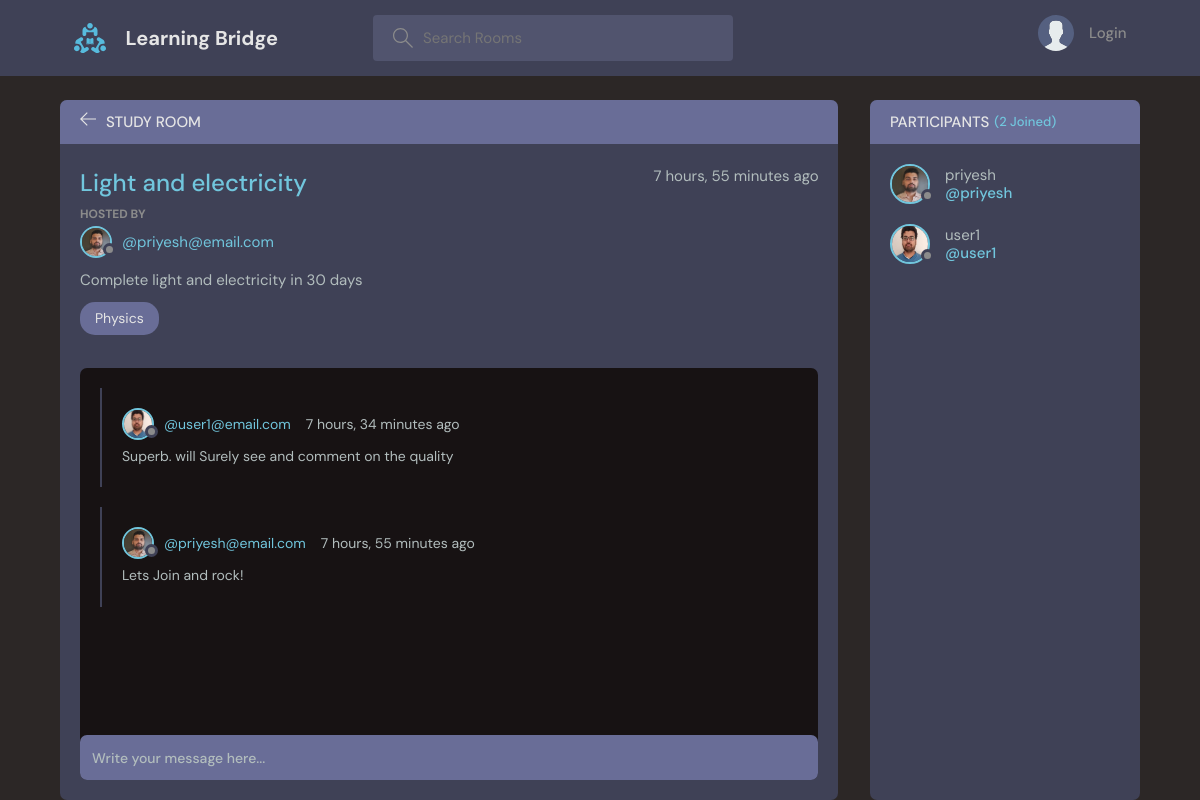
The page /room/1/ on the database its author committed.
### base/models.py (models this page shows, shortened)
class Room(models.Model):
    host =  models.ForeignKey(User, on_delete = models.SET_NULL, null=True)
    topic = models.ForeignKey(Topic,on_delete = models.SET_NULL, null=True)
    name = models.CharField(max_length =200)
    description = models.TextField(null =True, blank=True)
    participants = models.ManyToManyField(User, related_name='participants', blank=True)
    updated=models.DateTimeField(auto_now= True)
    created = models.DateTimeField(auto_now_add=True)
    class Meta:
        ordering = [ '-updated', '-created']

class User(AbstractUser):
    name = models.CharField(max_length=200, null = True)
    email = models.EmailField(unique=True, null= True)
    bio = models.TextField(null = True)
    avatar = models.ImageField(null = True, default = "avatar.svg")
    USERNAME_FIELD = "email"
    REQUIRED_FIELDS = []

class Topic(models.Model):
    name= models.CharField(max_length=200)
    def __str__(self):
        return self.name

class Message(models.Model):
    user = models.ForeignKey(User, on_delete = models.CASCADE)
    room=models.ForeignKey(Room, on_delete= models.CASCADE)
    body = models.TextField()
    updated=models.DateTimeField(auto_now= True)
    created = models.DateTimeField(auto_now_add=True)
    class Meta:
        ordering = [ '-updated', '-created']

### base/views.py (the view, shortened to what this page needs)
# urls.py: path("room/<str:pk>/", views.room, name="room"),
def room(request,pk):
    room = Room.objects.get(id=pk)
    room_messages = room.message_set.all().order_by('-created')
    participants = room.participants.all()
    context = {'room': room, 'room_messages': room_messages, 'participants':participants}
    return render(request, 'base/room.html', context)

### base/templates/base/room.html (shortened to what this page needs)
{% extends 'main.html' %}
{% block content %}
    <main class="profile-page layout layout--2">
      <div class="container">
        <div class="room">
          <div class="room__top">
            <div class="room__topLeft">
              <a href="{% url 'home' %}" title="home page">
                <svg version="1.1" xmlns="http://www.w3.org/2000/svg" width="32" height="32" viewBox="0 0 32 32">
                  <title>arrow-left</title>
                  <path
                    d="M13.723 2.286l-13.723 13.714 13.719 13.714 1.616-1.611-10.96-10.96h27.625v-2.286h-27.625l10.965-10.965-1.616-1.607z"
                  ></path>
                </svg>
              </a>
              <h3>Study Room</h3>
            </div>
          </div>
          <div class="room__box scroll">
            <div class="room__header scroll">
              <div class="room__info">
                <h3>{{room.name}}</h3>
                <span>{{room.created|timesince}} ago</span>
              </div>
              <div class="room__hosted">
                <p>Hosted By</p>
                <a href="{% url 'user-profile' room.host.id %}" class="room__author">
                  <div class="avatar avatar--small">
                    <img src="{{room.host.avatar.url}}" alt="profile"/>
                  </div>
                  <span>@{{room.host}}</span>
                </a>
              </div>
              <div class="room__details">
                {{room.description}}
              </div>
              <span class="room__topics">{{room.topic}}</span>
            </div>
            <div class="room__conversation">
              <div class="threads scroll">
                {% for message in room_messages %}
                <div class="thread">
                  <div class="thread__top">
                    <div class="thread__author">
                      <a href="{% url 'user-profile' message.user.id %}" class="thread__authorInfo">
                        <div class="avatar avatar--small">
                          <img src="{{message.user.avatar.url}}" alt="profile"/>
                        </div>
                        <span>@{{message.user}}</span>
                      </a>
                      <span class="thread__date">{{message.created|timesince}} ago</span>
                    </div>
                  </div>
                  <div class="thread__details">
                    {{message.body}}
                  </div>
                </div>
                {% endfor %}
              </div>
            </div>
          </div>
          <div class="room__message">
            <form action="" method="POST">
              <input name="body" placeholder="Write your message here..." />
            </form>
          </div>
        </div>
        <div class="participants">
          <h3 class="participants__top">Participants <span>({{participants.count}} Joined)</span></h3>
          <div class="participants__list scroll">
            {% for participant in participants %}
            <a href="{% url 'user-profile' participant.id %}" class="participant">
              <div class="avatar avatar--medium">
                <img src="{{participant.avatar.url}}" alt="profile photo"/>
              </div>
              <p>
                {{participant.username}}
                <span>@{{participant.username}}</span>
              </p>
            </a>
            {% endfor %}
          </div>
        </div>
      </div>
    </main>
{% endblock content %}

### rows shown on the page
Room: name "Light and electricity", created "7 hours, 55 minutes", host.avatar (picture), host "priyesh@email.com", description "Complete light and electricity in 30 days", topic "Physics"
Message: user.avatar (picture), user "user1@email.com", created "7 hours, 34 minutes", body "Superb. will Surely see and comment on the quality"
Message: user.avatar (picture), user "priyesh@email.com", created "7 hours, 55 minutes", body "Lets Join and rock!"
User: avatar (picture), username "priyesh"
User: avatar (picture), username "user1"

### other values the page prints
{{ participants.count }} "2"
